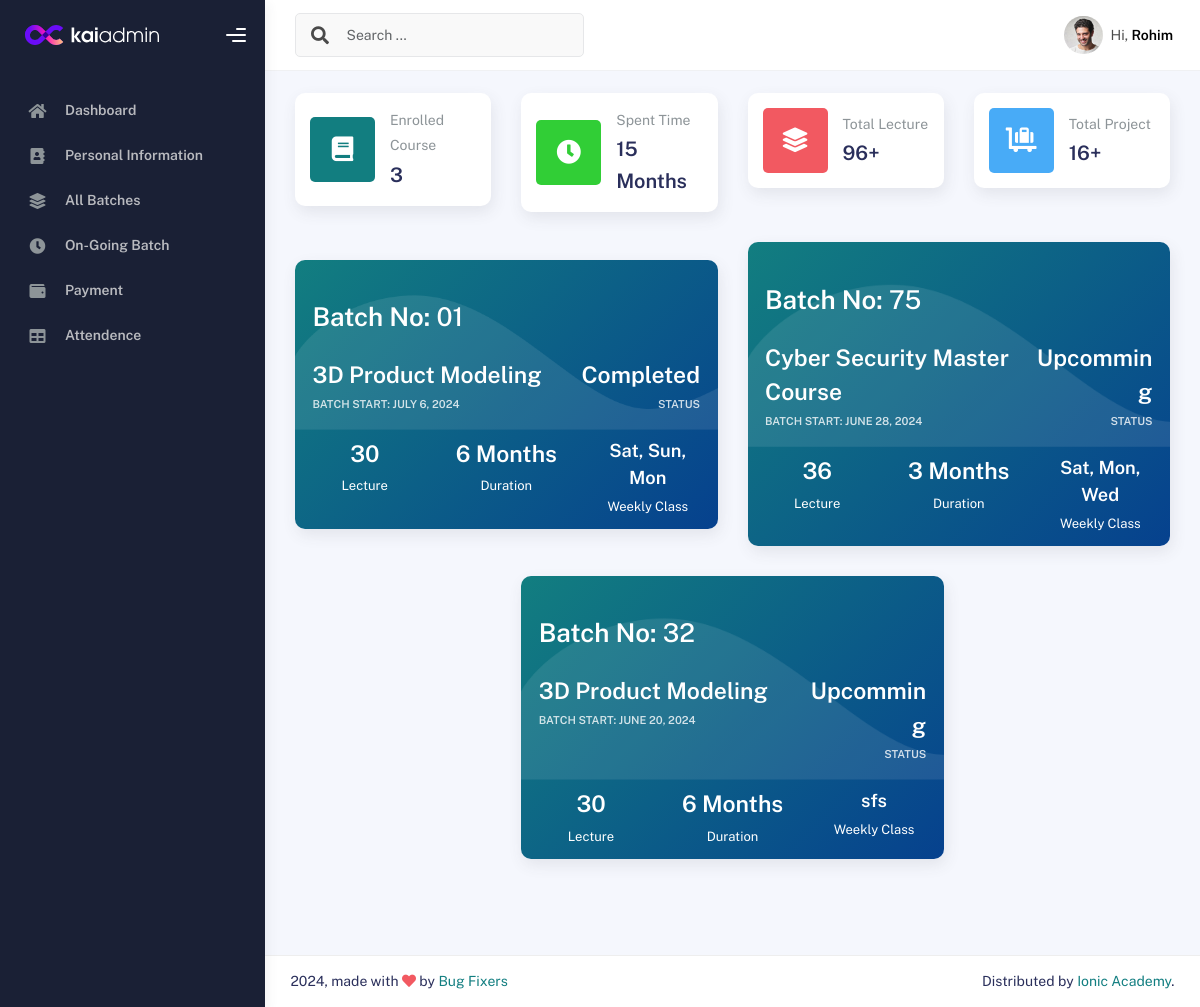
The page /studentbatches/ (signed in) on the database as committed earlier.
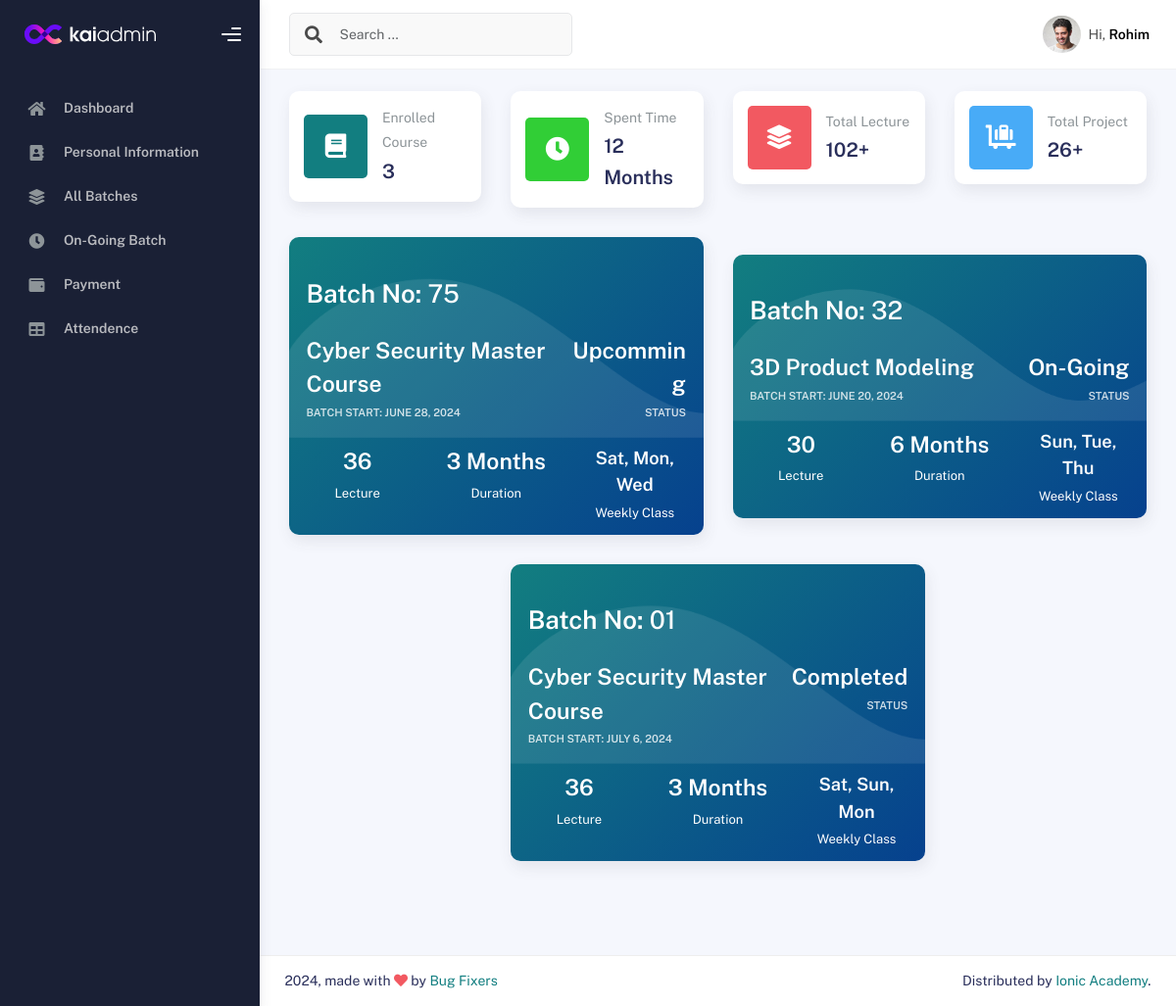
The same page on the database as committed later.
### IMSapp/models.py (models this page shows)
class AdmittedCourseModel(models.Model):
    Courseuser=models.ForeignKey(IMSUserModel,on_delete=models.CASCADE,related_name='admittedcourseinfo', null=True)
    Studentuser =models.ForeignKey(StudentModel,on_delete=models.CASCADE,related_name='studetinfo', null=True)
    StudentID = models.CharField(max_length=150,null=True)
    LearningBatch=models.ForeignKey(BatchInfoModel,on_delete=models.SET_NULL, related_name="batchinfo",null=True)
    CourseFee=models.CharField(max_length=150,null=True)
    Payment=models.CharField(max_length=150,null=True)
    Due=models.CharField(max_length=150,null=True)
    AdmissionDate=models.DateField(auto_now_add=True,null=True)
    CourseName = models.ForeignKey(CourseInfoModel,on_delete =models.SET_NULL, related_name="courseinfo",null=True)

class BatchInfoModel(models.Model):
    BatchNo=models.CharField(max_length=100,null=True)
    Batchschedule=models.CharField(max_length=100,null=True)
    STATUS = [
        ('On-Going','On-Going'),
        ('Upcomming','Upcomming'),
        ('Completed','Completed')
    ]
    Status=models.CharField(choices = STATUS, max_length=100,null=True)
    BatchStartDate=models.DateField(null=True)
    TotalStudent=models.CharField(max_length=100,null=True)
    BatchInstructor=models.CharField(max_length=100,null=True)
    CourseName=models.ForeignKey(CourseInfoModel,on_delete = models.SET_NULL,related_name='coursenameinfo',null=True)
    def __str__(self):
        return self.BatchNo

class CourseInfoModel(models.Model):
    CourseName=models.CharField(max_length=150, null=True)
    Sologan=models.CharField(max_length=100, null=True)
    ShortSummary=models.CharField(max_length=150, null=True)
    CourseCategory=models.ForeignKey(CourseCategoryModel,on_delete=models.SET_NULL,related_name='coursecategory', null=True)
    Lecture=models.IntegerField(null=True)
    CourseDuration=models.IntegerField(null=True)
    WeeklyClass=models.IntegerField(null=True)
    ClassDuration=models.IntegerField(null=True)
    TotalProject=models.IntegerField(null=True)
    CourseOverview=models.TextField(null=True)
    CourseCurrriculum=models.TextField(null=True)
    Software=models.TextField(max_length=200, null=True)
    CourseFor=models.TextField(null=True)
    JobPositions=models.TextField(null=True)
    CourseFee=models.IntegerField(null=True)
    IntroVideo=models.CharField(max_length=200, null=True)
    CourseImage=models.ImageField(upload_to='media/courseImage', null=True)
    def __str__(self):
        return self.CourseName

### IMSapp/studentviews.py (the view)
# urls.py: path('studentbatches/',studentbatches,name="studentbatches"),
@login_required
def studentbatches(request):
    current_user = request.user
    batchdata=AdmittedCourseModel.objects.filter(Courseuser=current_user)
    spenttime = 0
    lecture = 0
    project = 0
    for batch in batchdata:
        course = get_object_or_404(CourseInfoModel,CourseName =batch.LearningBatch.CourseName)
        spenttime += int(course.CourseDuration)
        lecture += int(course.Lecture)
        project += int(course.TotalProject)
    context = {
        'batchdata':batchdata,
        'spenttime':spenttime,
        'lecture':lecture,
        'project':project,
    }
    return render(request,'students/studentbatches.html',context)

### IMSapp/templates/students/studentbatches.html (shortened to what the changed rows need)
{% extends 'profilemaster/master.html' %}
{% block content %}
<div class="row">
    <div class="col-sm-6 col-md-3">
        <div class="card card-stats card-round">
            <div class="card-body">
                <div class="row align-items-center">
                    <div class="col col-stats ms-3 ms-sm-0">
                        <div class="numbers">
                            <p class="card-category">Spent Time</p>
                            <h4 class="card-title">{{spenttime}} Months</h4>
                        </div>
                    </div>
                </div>
            </div>
        </div>
    </div>
    <div class="col-sm-6 col-md-3">
        <div class="card card-stats card-round">
            <div class="card-body">
                <div class="row align-items-center">
                    <div class="col col-stats ms-3 ms-sm-0">
                        <div class="numbers">
                            <p class="card-category">Total Lecture</p>
                            <h4 class="card-title">{{lecture}}+</h4>
                        </div>
                    </div>
                </div>
            </div>
        </div>
    </div>
    <div class="col-sm-6 col-md-3">
        <div class="card card-stats card-round">
          <div class="card-body">
            <div class="row align-items-center">
              <div class="col col-stats ms-3 ms-sm-0">
                <div class="numbers">
                  <p class="card-category">Total Project</p>
                  <h4 class="card-title">{{project}}+</h4>
                </div>
              </div>
            </div>
          </div>
        </div>
      </div>
</div>
<div class="row justify-content-center align-items-center mb-5">
    {% for i in batchdata %}
    <div class="col-md-6">
        <a href="{% url 'batchdetails' i.LearningBatch.id %}">
        <div class="card card-black bg-primary-gradient">
            <div class="card-body curves-shadow">
                <h2 class="py-4 mb-0"><strong>Batch No:</strong> {{i.LearningBatch}}</h2>
                <div class="row">
                    <div class="col-8 pe-0">
                        <h3 class="fw-bold mb-1">{{i.LearningBatch.CourseName}}</h3>
                        <div class="text-small text-uppercase fw-bold op-8">
                            Batch Start: {{i.LearningBatch.BatchStartDate}}
                        </div>
                    </div>
                    <div class="col-4 ps-0 text-end">
                        <h3 class="fw-bold mb-1">{{i.LearningBatch.Status}} </h3>
                        <div class="text-small text-uppercase fw-bold op-8">
                            Status
                        </div>
                    </div>
                </div>
            </div>
            <div class="card-footer">
                <div class="row user-stats text-center">
                    <div class="col">
                        <h3 class="number fw-bold p-0 m-0">{{i.LearningBatch.CourseName.Lecture}}</h3>
                        <div class="title">Lecture</div>
                    </div>
                    <div class="col">
                        <h3 class="number fw-bold p-0 m-0">{{i.LearningBatch.CourseName.CourseDuration}} Months</h3>
                        <div class="title">Duration</div>
                    </div>
                    <div class="col">
                        <h5 class="number fw-bold p-0 m-0">{{i.LearningBatch.Batchschedule}}</h5>
                        <div class="title">Weekly Class</div>
                    </div>
                </div>
            </div>
        </div>
        </a>
    </div>
    {% endfor %}
</div>
{% endblock content %}

Rows that differ between the two databases and show on the page:
removed AdmittedCourseModel: LearningBatch "01", LearningBatch.CourseName "3D Product Modeling", LearningBatch.BatchStartDate "JULY 6, 2024", LearningBatch.Status "Completed", LearningBatch.CourseName.Lecture "30", LearningBatch.CourseName.CourseDuration "6", LearningBatch.Batchschedule "Sat, Sun, Mon"
changed through a linked row, AdmittedCourseModel "3D Product Modeling": LearningBatch.Status "Upcomming" → "On-Going"; LearningBatch.Batchschedule "sfs" → "Sun, Tue, Thu"
added AdmittedCourseModel: LearningBatch "01", LearningBatch.CourseName "Cyber Security Master Course", LearningBatch.BatchStartDate "JULY 6, 2024", LearningBatch.Status "Completed", LearningBatch.CourseName.Lecture "36", LearningBatch.CourseName.CourseDuration "3", LearningBatch.Batchschedule "Sat, Sun, Mon"
Other text that changed with them:
{{ spenttime }}: "15" → "12"
{{ lecture }}: "96" → "102"
{{ project }}: "16" → "26"
